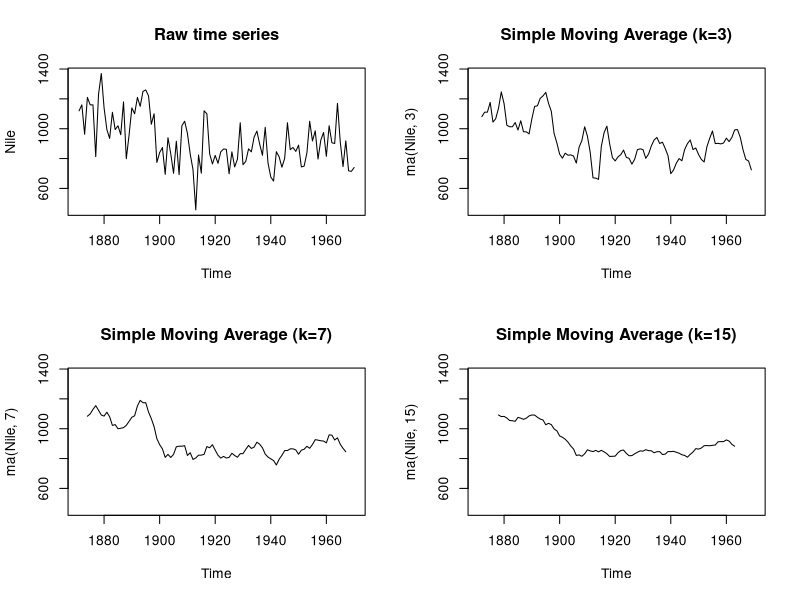

Write the R code that produced this figure.
library(forecast)
opar <- par(no.readonly=TRUE)
par(mfrow=c(2,2))
ylim <- c(min(Nile), max(Nile))
plot(Nile, main="Raw time series")
plot(ma(Nile, 3), main="Simple Moving Average (k=3)", ylim=ylim)
plot(ma(Nile, 7), main="Simple Moving Average (k=7)", ylim=ylim)
plot(ma(Nile, 15), main="Simple Moving Average (k=15)", ylim=ylim)
par(opar)
